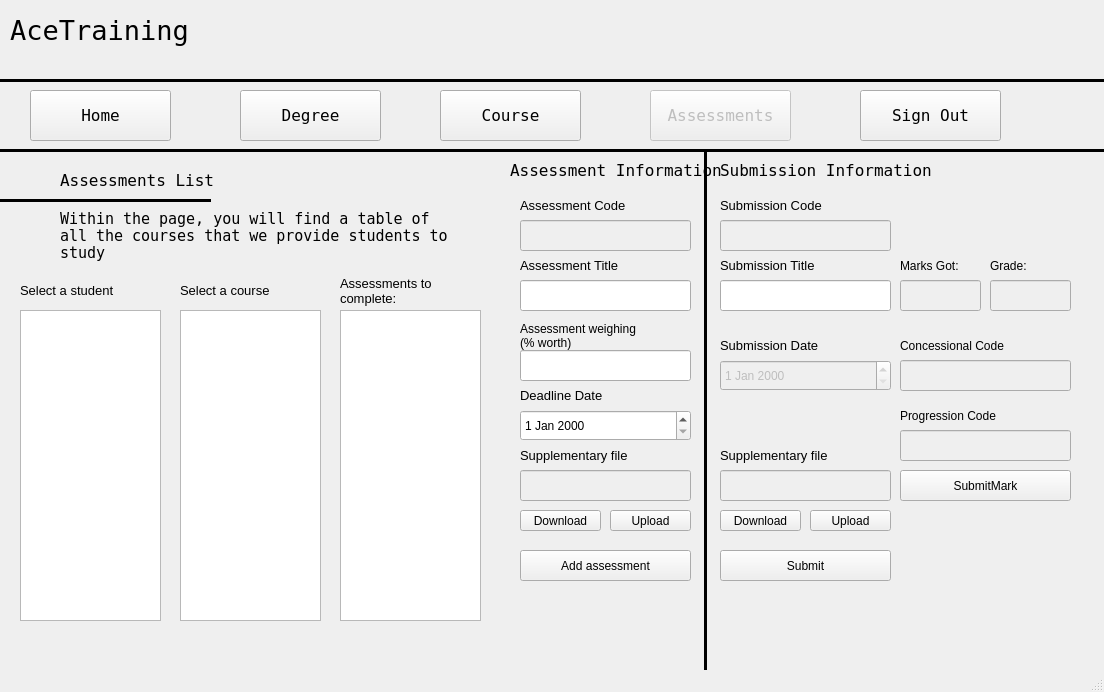
<?xml version="1.0" encoding="UTF-8"?>
<ui version="4.0">
 <class>AssessmentPage</class>
 <widget class="QMainWindow" name="AssessmentPage">
  <property name="geometry">
   <rect>
    <x>0</x>
    <y>0</y>
    <width>1104</width>
    <height>692</height>
   </rect>
  </property>
  <property name="windowTitle">
   <string>MainWindow</string>
  </property>
  <widget class="QWidget" name="centralwidget">
   <widget class="QLineEdit" name="BoxIDAssessment">
    <property name="enabled">
     <bool>false</bool>
    </property>
    <property name="geometry">
     <rect>
      <x>520</x>
      <y>220</y>
      <width>171</width>
      <height>31</height>
     </rect>
    </property>
    <property name="font">
     <font>
      <family>Bitstream Vera Sans Mono</family>
      <pointsize>11</pointsize>
     </font>
    </property>
   </widget>
   <widget class="QLabel" name="PageLabel">
    <property name="geometry">
     <rect>
      <x>60</x>
      <y>160</y>
      <width>211</width>
      <height>41</height>
     </rect>
    </property>
    <property name="font">
     <font>
      <family>Bitstream Vera Sans Mono</family>
      <pointsize>12</pointsize>
     </font>
    </property>
    <property name="text">
     <string>Assessments List</string>
    </property>
   </widget>
   <widget class="Line" name="line_3">
    <property name="geometry">
     <rect>
      <x>0</x>
      <y>190</y>
      <width>211</width>
      <height>20</height>
     </rect>
    </property>
    <property name="font">
     <font>
      <pointsize>11</pointsize>
      <weight>75</weight>
      <bold>true</bold>
     </font>
    </property>
    <property name="frameShadow">
     <enum>QFrame::Plain</enum>
    </property>
    <property name="lineWidth">
     <number>3</number>
    </property>
    <property name="orientation">
     <enum>Qt::Horizontal</enum>
    </property>
   </widget>
   <widget class="QPushButton" name="SignOutButton">
    <property name="geometry">
     <rect>
      <x>860</x>
      <y>90</y>
      <width>141</width>
      <height>51</height>
     </rect>
    </property>
    <property name="font">
     <font>
      <family>Bitstream Vera Sans Mono</family>
      <pointsize>12</pointsize>
     </font>
    </property>
    <property name="text">
     <string>Sign Out</string>
    </property>
   </widget>
   <widget class="QLabel" name="AceTrainingLabel">
    <property name="geometry">
     <rect>
      <x>10</x>
      <y>10</y>
      <width>281</width>
      <height>41</height>
     </rect>
    </property>
    <property name="font">
     <font>
      <family>Bitstream Vera Sans Mono</family>
      <pointsize>20</pointsize>
     </font>
    </property>
    <property name="text">
     <string>AceTraining</string>
    </property>
   </widget>
   <widget class="QLabel" name="label">
    <property name="geometry">
     <rect>
      <x>20</x>
      <y>270</y>
      <width>141</width>
      <height>41</height>
     </rect>
    </property>
    <property name="font">
     <font>
      <pointsize>10</pointsize>
     </font>
    </property>
    <property name="text">
     <string>Select a student</string>
    </property>
   </widget>
   <widget class="QPushButton" name="HomeButton">
    <property name="geometry">
     <rect>
      <x>30</x>
      <y>90</y>
      <width>141</width>
      <height>51</height>
     </rect>
    </property>
    <property name="font">
     <font>
      <family>Bitstream Vera Sans Mono</family>
      <pointsize>12</pointsize>
     </font>
    </property>
    <property name="text">
     <string>Home</string>
    </property>
   </widget>
   <widget class="QListWidget" name="ListAssessments">
    <property name="geometry">
     <rect>
      <x>340</x>
      <y>310</y>
      <width>141</width>
      <height>311</height>
     </rect>
    </property>
   </widget>
   <widget class="Line" name="line_2">
    <property name="geometry">
     <rect>
      <x>0</x>
      <y>140</y>
      <width>1121</width>
      <height>20</height>
     </rect>
    </property>
    <property name="font">
     <font>
      <pointsize>11</pointsize>
      <weight>75</weight>
      <bold>true</bold>
     </font>
    </property>
    <property name="frameShadow">
     <enum>QFrame::Plain</enum>
    </property>
    <property name="lineWidth">
     <number>3</number>
    </property>
    <property name="orientation">
     <enum>Qt::Horizontal</enum>
    </property>
   </widget>
   <widget class="QLabel" name="CourseMessageLabel">
    <property name="geometry">
     <rect>
      <x>60</x>
      <y>210</y>
      <width>431</width>
      <height>51</height>
     </rect>
    </property>
    <property name="font">
     <font>
      <family>Bitstream Vera Sans Mono</family>
      <pointsize>11</pointsize>
     </font>
    </property>
    <property name="text">
     <string>Within the page, you will find a table of  
all the courses that we provide students to study</string>
    </property>
    <property name="wordWrap">
     <bool>true</bool>
    </property>
   </widget>
   <widget class="QPushButton" name="ResourcesButton">
    <property name="geometry">
     <rect>
      <x>240</x>
      <y>90</y>
      <width>141</width>
      <height>51</height>
     </rect>
    </property>
    <property name="font">
     <font>
      <family>Bitstream Vera Sans Mono</family>
      <pointsize>12</pointsize>
     </font>
    </property>
    <property name="text">
     <string>Degree</string>
    </property>
   </widget>
   <widget class="QPushButton" name="AssessmentsButton">
    <property name="enabled">
     <bool>false</bool>
    </property>
    <property name="geometry">
     <rect>
      <x>650</x>
      <y>90</y>
      <width>141</width>
      <height>51</height>
     </rect>
    </property>
    <property name="font">
     <font>
      <family>Bitstream Vera Sans Mono</family>
      <pointsize>12</pointsize>
     </font>
    </property>
    <property name="text">
     <string>Assessments</string>
    </property>
   </widget>
   <widget class="Line" name="line">
    <property name="geometry">
     <rect>
      <x>0</x>
      <y>70</y>
      <width>1121</width>
      <height>20</height>
     </rect>
    </property>
    <property name="font">
     <font>
      <pointsize>11</pointsize>
      <weight>75</weight>
      <bold>true</bold>
     </font>
    </property>
    <property name="frameShadow">
     <enum>QFrame::Plain</enum>
    </property>
    <property name="lineWidth">
     <number>3</number>
    </property>
    <property name="orientation">
     <enum>Qt::Horizontal</enum>
    </property>
   </widget>
   <widget class="QLabel" name="label_2">
    <property name="geometry">
     <rect>
      <x>340</x>
      <y>270</y>
      <width>141</width>
      <height>41</height>
     </rect>
    </property>
    <property name="font">
     <font>
      <pointsize>10</pointsize>
     </font>
    </property>
    <property name="text">
     <string>Assessments to complete:</string>
    </property>
    <property name="wordWrap">
     <bool>true</bool>
    </property>
   </widget>
   <widget class="QPushButton" name="CourseButton">
    <property name="enabled">
     <bool>true</bool>
    </property>
    <property name="geometry">
     <rect>
      <x>440</x>
      <y>90</y>
      <width>141</width>
      <height>51</height>
     </rect>
    </property>
    <property name="font">
     <font>
      <family>Bitstream Vera Sans Mono</family>
      <pointsize>12</pointsize>
     </font>
    </property>
    <property name="text">
     <string>Course</string>
    </property>
    <property name="autoDefault">
     <bool>false</bool>
    </property>
    <property name="default">
     <bool>false</bool>
    </property>
    <property name="flat">
     <bool>false</bool>
    </property>
   </widget>
   <widget class="QListWidget" name="ListStudents">
    <property name="geometry">
     <rect>
      <x>20</x>
      <y>310</y>
      <width>141</width>
      <height>311</height>
     </rect>
    </property>
   </widget>
   <widget class="QLabel" name="Lbl">
    <property name="geometry">
     <rect>
      <x>520</x>
      <y>190</y>
      <width>171</width>
      <height>31</height>
     </rect>
    </property>
    <property name="font">
     <font>
      <pointsize>10</pointsize>
     </font>
    </property>
    <property name="text">
     <string>Assessment Code</string>
    </property>
   </widget>
   <widget class="QLineEdit" name="BoxTitleAssessment">
    <property name="geometry">
     <rect>
      <x>520</x>
      <y>280</y>
      <width>171</width>
      <height>31</height>
     </rect>
    </property>
    <property name="font">
     <font>
      <family>Bitstream Vera Sans Mono</family>
      <pointsize>11</pointsize>
     </font>
    </property>
   </widget>
   <widget class="QLabel" name="Lbl_2">
    <property name="geometry">
     <rect>
      <x>520</x>
      <y>250</y>
      <width>171</width>
      <height>31</height>
     </rect>
    </property>
    <property name="font">
     <font>
      <pointsize>10</pointsize>
     </font>
    </property>
    <property name="text">
     <string>Assessment Title</string>
    </property>
   </widget>
   <widget class="QLabel" name="Lbl_3">
    <property name="geometry">
     <rect>
      <x>520</x>
      <y>320</y>
      <width>171</width>
      <height>31</height>
     </rect>
    </property>
    <property name="font">
     <font>
      <pointsize>9</pointsize>
     </font>
    </property>
    <property name="text">
     <string>Assessment weighing 
(% worth)</string>
    </property>
    <property name="wordWrap">
     <bool>true</bool>
    </property>
   </widget>
   <widget class="QLineEdit" name="BoxWeighing">
    <property name="geometry">
     <rect>
      <x>520</x>
      <y>350</y>
      <width>171</width>
      <height>31</height>
     </rect>
    </property>
    <property name="font">
     <font>
      <family>Bitstream Vera Sans Mono</family>
      <pointsize>11</pointsize>
     </font>
    </property>
   </widget>
   <widget class="QLabel" name="Lbl_4">
    <property name="geometry">
     <rect>
      <x>520</x>
      <y>380</y>
      <width>171</width>
      <height>31</height>
     </rect>
    </property>
    <property name="font">
     <font>
      <pointsize>10</pointsize>
     </font>
    </property>
    <property name="text">
     <string>Deadline Date</string>
    </property>
   </widget>
   <widget class="QLabel" name="Lbl_5">
    <property name="geometry">
     <rect>
      <x>520</x>
      <y>440</y>
      <width>171</width>
      <height>31</height>
     </rect>
    </property>
    <property name="font">
     <font>
      <pointsize>10</pointsize>
     </font>
    </property>
    <property name="text">
     <string>Supplementary file</string>
    </property>
   </widget>
   <widget class="QLineEdit" name="BoxFilenameAssessment">
    <property name="enabled">
     <bool>false</bool>
    </property>
    <property name="geometry">
     <rect>
      <x>520</x>
      <y>470</y>
      <width>171</width>
      <height>31</height>
     </rect>
    </property>
    <property name="font">
     <font>
      <family>Bitstream Vera Sans Mono</family>
      <pointsize>11</pointsize>
     </font>
    </property>
   </widget>
   <widget class="QPushButton" name="BtnAssessment">
    <property name="geometry">
     <rect>
      <x>520</x>
      <y>510</y>
      <width>81</width>
      <height>21</height>
     </rect>
    </property>
    <property name="text">
     <string>Download</string>
    </property>
   </widget>
   <widget class="QDateEdit" name="BoxDeadlineDate">
    <property name="geometry">
     <rect>
      <x>520</x>
      <y>410</y>
      <width>171</width>
      <height>31</height>
     </rect>
    </property>
   </widget>
   <widget class="QLineEdit" name="BoxIDSubmission">
    <property name="enabled">
     <bool>false</bool>
    </property>
    <property name="geometry">
     <rect>
      <x>720</x>
      <y>220</y>
      <width>171</width>
      <height>31</height>
     </rect>
    </property>
    <property name="font">
     <font>
      <family>Bitstream Vera Sans Mono</family>
      <pointsize>11</pointsize>
     </font>
    </property>
   </widget>
   <widget class="QLineEdit" name="BoxSubmissionFilename">
    <property name="enabled">
     <bool>false</bool>
    </property>
    <property name="geometry">
     <rect>
      <x>720</x>
      <y>470</y>
      <width>171</width>
      <height>31</height>
     </rect>
    </property>
    <property name="font">
     <font>
      <family>Bitstream Vera Sans Mono</family>
      <pointsize>11</pointsize>
     </font>
    </property>
   </widget>
   <widget class="QLabel" name="Lbl_6">
    <property name="geometry">
     <rect>
      <x>720</x>
      <y>190</y>
      <width>171</width>
      <height>31</height>
     </rect>
    </property>
    <property name="font">
     <font>
      <pointsize>10</pointsize>
     </font>
    </property>
    <property name="text">
     <string>Submission Code</string>
    </property>
   </widget>
   <widget class="QLabel" name="Lbl_7">
    <property name="geometry">
     <rect>
      <x>720</x>
      <y>330</y>
      <width>171</width>
      <height>31</height>
     </rect>
    </property>
    <property name="font">
     <font>
      <pointsize>10</pointsize>
     </font>
    </property>
    <property name="text">
     <string>Submission Date</string>
    </property>
   </widget>
   <widget class="QDateEdit" name="BoxSubmissionDate">
    <property name="enabled">
     <bool>false</bool>
    </property>
    <property name="geometry">
     <rect>
      <x>720</x>
      <y>360</y>
      <width>171</width>
      <height>31</height>
     </rect>
    </property>
   </widget>
   <widget class="QLabel" name="Lbl_8">
    <property name="geometry">
     <rect>
      <x>900</x>
      <y>250</y>
      <width>171</width>
      <height>31</height>
     </rect>
    </property>
    <property name="font">
     <font>
      <pointsize>9</pointsize>
     </font>
    </property>
    <property name="text">
     <string>Marks Got:</string>
    </property>
    <property name="wordWrap">
     <bool>true</bool>
    </property>
   </widget>
   <widget class="QLineEdit" name="BoxMarksSubmission">
    <property name="enabled">
     <bool>false</bool>
    </property>
    <property name="geometry">
     <rect>
      <x>900</x>
      <y>280</y>
      <width>81</width>
      <height>31</height>
     </rect>
    </property>
    <property name="font">
     <font>
      <family>Bitstream Vera Sans Mono</family>
      <pointsize>11</pointsize>
     </font>
    </property>
   </widget>
   <widget class="QLabel" name="Lbl_9">
    <property name="geometry">
     <rect>
      <x>720</x>
      <y>440</y>
      <width>171</width>
      <height>31</height>
     </rect>
    </property>
    <property name="font">
     <font>
      <pointsize>10</pointsize>
     </font>
    </property>
    <property name="text">
     <string>Supplementary file</string>
    </property>
   </widget>
   <widget class="QLabel" name="Lbl_10">
    <property name="geometry">
     <rect>
      <x>720</x>
      <y>250</y>
      <width>171</width>
      <height>31</height>
     </rect>
    </property>
    <property name="font">
     <font>
      <pointsize>10</pointsize>
     </font>
    </property>
    <property name="text">
     <string>Submission Title</string>
    </property>
   </widget>
   <widget class="QPushButton" name="BtnSubmission">
    <property name="geometry">
     <rect>
      <x>720</x>
      <y>510</y>
      <width>81</width>
      <height>21</height>
     </rect>
    </property>
    <property name="text">
     <string>Download</string>
    </property>
   </widget>
   <widget class="QLineEdit" name="BoxTitleSubmission">
    <property name="geometry">
     <rect>
      <x>720</x>
      <y>280</y>
      <width>171</width>
      <height>31</height>
     </rect>
    </property>
    <property name="font">
     <font>
      <family>Bitstream Vera Sans Mono</family>
      <pointsize>11</pointsize>
     </font>
    </property>
   </widget>
   <widget class="QLabel" name="Lbl_11">
    <property name="geometry">
     <rect>
      <x>900</x>
      <y>330</y>
      <width>171</width>
      <height>31</height>
     </rect>
    </property>
    <property name="font">
     <font>
      <pointsize>9</pointsize>
     </font>
    </property>
    <property name="text">
     <string>Concessional Code</string>
    </property>
    <property name="wordWrap">
     <bool>true</bool>
    </property>
   </widget>
   <widget class="QLineEdit" name="BoxConcessional">
    <property name="enabled">
     <bool>false</bool>
    </property>
    <property name="geometry">
     <rect>
      <x>900</x>
      <y>360</y>
      <width>171</width>
      <height>31</height>
     </rect>
    </property>
    <property name="font">
     <font>
      <family>Bitstream Vera Sans Mono</family>
      <pointsize>11</pointsize>
     </font>
    </property>
   </widget>
   <widget class="QLabel" name="Lbl_12">
    <property name="geometry">
     <rect>
      <x>900</x>
      <y>400</y>
      <width>171</width>
      <height>31</height>
     </rect>
    </property>
    <property name="font">
     <font>
      <pointsize>9</pointsize>
     </font>
    </property>
    <property name="text">
     <string>Progression Code</string>
    </property>
    <property name="wordWrap">
     <bool>true</bool>
    </property>
   </widget>
   <widget class="QLineEdit" name="BoxProgression">
    <property name="enabled">
     <bool>false</bool>
    </property>
    <property name="geometry">
     <rect>
      <x>900</x>
      <y>430</y>
      <width>171</width>
      <height>31</height>
     </rect>
    </property>
    <property name="font">
     <font>
      <family>Bitstream Vera Sans Mono</family>
      <pointsize>11</pointsize>
     </font>
    </property>
   </widget>
   <widget class="QPushButton" name="BtnSave">
    <property name="geometry">
     <rect>
      <x>720</x>
      <y>550</y>
      <width>171</width>
      <height>31</height>
     </rect>
    </property>
    <property name="text">
     <string>Submit</string>
    </property>
   </widget>
   <widget class="QListWidget" name="ListCourses">
    <property name="geometry">
     <rect>
      <x>180</x>
      <y>310</y>
      <width>141</width>
      <height>311</height>
     </rect>
    </property>
   </widget>
   <widget class="QLabel" name="label_3">
    <property name="geometry">
     <rect>
      <x>180</x>
      <y>270</y>
      <width>141</width>
      <height>41</height>
     </rect>
    </property>
    <property name="font">
     <font>
      <pointsize>10</pointsize>
     </font>
    </property>
    <property name="text">
     <string>Select a course</string>
    </property>
    <property name="wordWrap">
     <bool>true</bool>
    </property>
   </widget>
   <widget class="QPushButton" name="BtnAddAssessment">
    <property name="geometry">
     <rect>
      <x>520</x>
      <y>550</y>
      <width>171</width>
      <height>31</height>
     </rect>
    </property>
    <property name="text">
     <string>Add assessment</string>
    </property>
   </widget>
   <widget class="Line" name="line_4">
    <property name="geometry">
     <rect>
      <x>690</x>
      <y>150</y>
      <width>31</width>
      <height>531</height>
     </rect>
    </property>
    <property name="font">
     <font>
      <pointsize>11</pointsize>
      <weight>75</weight>
      <bold>true</bold>
     </font>
    </property>
    <property name="frameShadow">
     <enum>QFrame::Plain</enum>
    </property>
    <property name="lineWidth">
     <number>3</number>
    </property>
    <property name="orientation">
     <enum>Qt::Vertical</enum>
    </property>
   </widget>
   <widget class="QLabel" name="PageLabel_2">
    <property name="geometry">
     <rect>
      <x>510</x>
      <y>150</y>
      <width>211</width>
      <height>41</height>
     </rect>
    </property>
    <property name="font">
     <font>
      <family>Bitstream Vera Sans Mono</family>
      <pointsize>12</pointsize>
     </font>
    </property>
    <property name="text">
     <string>Assessment Information</string>
    </property>
   </widget>
   <widget class="QLabel" name="PageLabel_3">
    <property name="geometry">
     <rect>
      <x>720</x>
      <y>150</y>
      <width>211</width>
      <height>41</height>
     </rect>
    </property>
    <property name="font">
     <font>
      <family>Bitstream Vera Sans Mono</family>
      <pointsize>12</pointsize>
     </font>
    </property>
    <property name="text">
     <string>Submission Information</string>
    </property>
   </widget>
   <widget class="QPushButton" name="BtnAssessmentUpload">
    <property name="geometry">
     <rect>
      <x>610</x>
      <y>510</y>
      <width>81</width>
      <height>21</height>
     </rect>
    </property>
    <property name="text">
     <string>Upload</string>
    </property>
   </widget>
   <widget class="QPushButton" name="BtnSubmissionUpload">
    <property name="geometry">
     <rect>
      <x>810</x>
      <y>510</y>
      <width>81</width>
      <height>21</height>
     </rect>
    </property>
    <property name="text">
     <string>Upload</string>
    </property>
   </widget>
   <widget class="QLineEdit" name="BoxGrade">
    <property name="enabled">
     <bool>false</bool>
    </property>
    <property name="geometry">
     <rect>
      <x>990</x>
      <y>280</y>
      <width>81</width>
      <height>31</height>
     </rect>
    </property>
   </widget>
   <widget class="QLabel" name="Lbl_13">
    <property name="geometry">
     <rect>
      <x>990</x>
      <y>250</y>
      <width>171</width>
      <height>31</height>
     </rect>
    </property>
    <property name="font">
     <font>
      <pointsize>9</pointsize>
     </font>
    </property>
    <property name="text">
     <string>Grade: </string>
    </property>
    <property name="wordWrap">
     <bool>true</bool>
    </property>
   </widget>
   <widget class="QPushButton" name="BtnSubmitMark">
    <property name="geometry">
     <rect>
      <x>900</x>
      <y>470</y>
      <width>171</width>
      <height>31</height>
     </rect>
    </property>
    <property name="text">
     <string>SubmitMark</string>
    </property>
   </widget>
  </widget>
  <widget class="QMenuBar" name="menubar">
   <property name="geometry">
    <rect>
     <x>0</x>
     <y>0</y>
     <width>1104</width>
     <height>21</height>
    </rect>
   </property>
  </widget>
  <widget class="QStatusBar" name="statusbar"/>
 </widget>
 <resources/>
 <connections/>
</ui>
